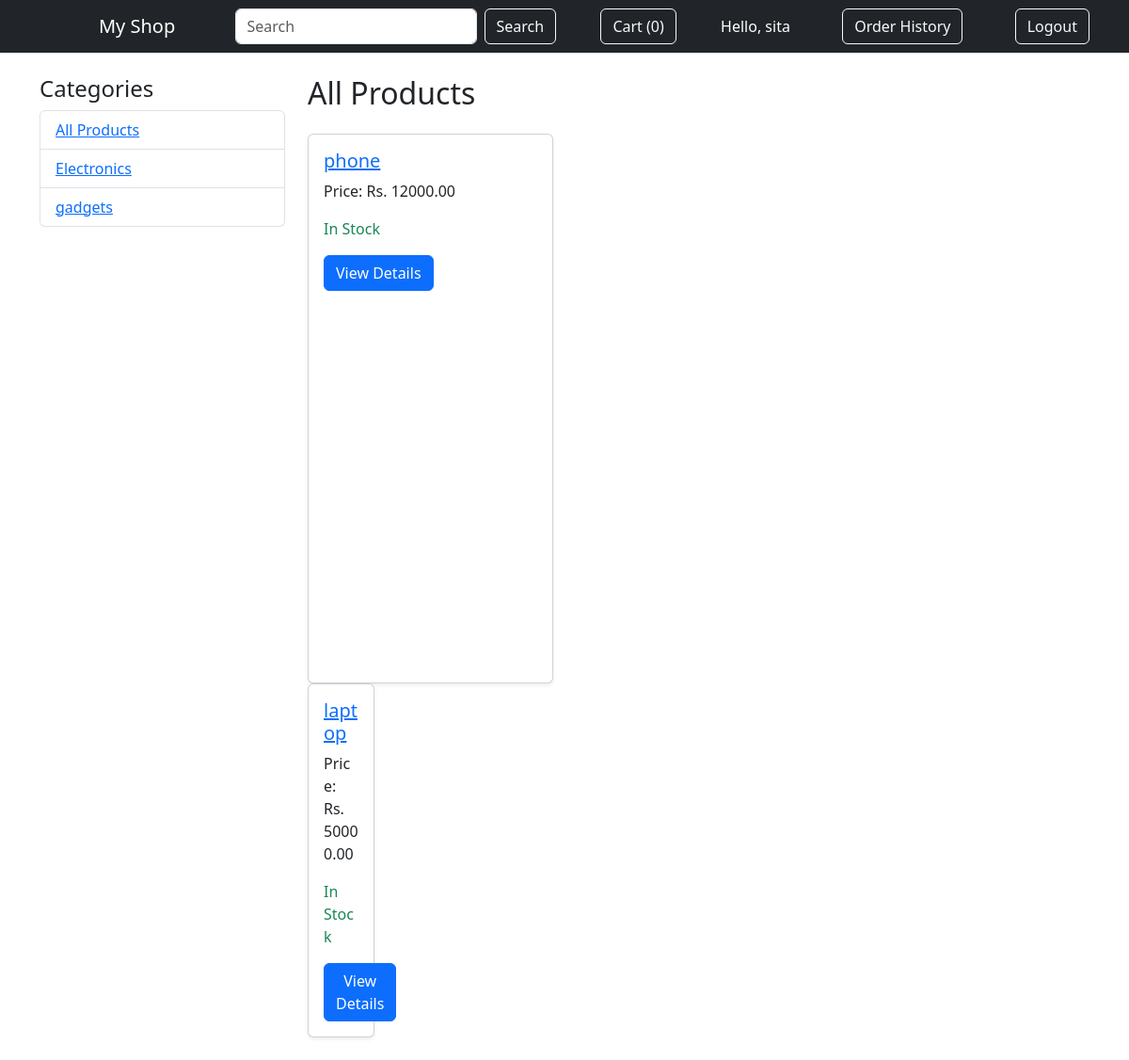
The app's page / (signed in) with its own data.
### store/models.py (models this page shows, shortened)
class Category(models.Model):
    name = models.CharField(max_length=100)
    slug = models.SlugField(max_length=100, unique=True)
    class Meta:
        verbose_name_plural = 'categories'

class Product(models.Model):
    category = models.ForeignKey(Category, related_name='products', on_delete=models.CASCADE)
    name = models.CharField(max_length=200)
    slug = models.SlugField(max_length=200, unique=True)
    description = models.TextField(blank=True)
    price = models.DecimalField(max_digits=10, decimal_places=2)
    stock = models.PositiveIntegerField()
    available = models.BooleanField(default=True)
    image = models.ImageField(upload_to='products/', blank=True, null=True)
    created = models.DateTimeField(auto_now_add=True)
    updated = models.DateTimeField(auto_now=True)
    class Meta:
        ordering = ['-created']

### store/views.py (the view)
# urls.py: path('', views.product_list, name='product_list'),
def product_list(request, category_slug=None):
    category = None
    categories = Category.objects.all()
    products = Product.objects.filter(available=True)
    query = request.GET.get('q')
    if category_slug:
        category = get_object_or_404(Category, slug=category_slug)
        products = products.filter(category=category)
    if query:
        products = products.filter(name__icontains=query)
    return render(request, 'store/product_list.html', {'category': category, 'categories': categories, 'products': products,'query': query})

### cart/cart.py (called while the page is built)
    def __len__(self):
        return sum(int(item['quantity']) for item in self.cart.values())

### cart/context_processors.py (called while the page is built)
def cart(request):
    return {'cart': Cart(request)}

### store/templates/store/product_list.html (shortened to what this page needs)
{% extends 'store/base.html' %}
{% block content %}
<div class="row">
    <div class="col-md-3">
        <h4>Categories</h4>
        <ul class="list-group">
            <li class="list-group-item">
                <a href="{% url 'store:product_list' %}">All Products</a>
            </li>
            {% for c in categories %}
                <li class="list-group-item">
                    <a href="{% url 'store:product_list_by_category' c.slug %}">
                        {{ c.name }}
                    </a>
                </li>
            {% endfor %}
        </ul>
    </div>
    <div class="col-md-9">
        <h2 class="mb-4">
            {% if category %}{{ category.name }}{% else %}All Products{% endif %}
        </h2>
        {% for product in products %}
            <div class="row">
                <div class="col-md-4 mb-4">
                    <div class="card h-100 shadow-sm">
                        <div class="card-body">
                           <h5 class="card-title">
                        <a href="{% url 'store:product_detail' product.slug %}">
                            {{ product.name }}
                        </a>
                    </h5>
                    <p class="card-text">Price: Rs. {{ product.price }}</p>
                    <p class="card-text">
                        {% if product.stock > 0 %}
                            <span class="text-success">In Stock</span>
                        {% else %}
                            <span class="text-danger">Out of Stock</span>
                        {% endif %}
                    </p>
                    <a href="{% url 'store:product_detail' product.slug %}" class="btn btn-primary">View Details</a>
                </div>
            </div>
        {% empty %}
            <div class="col-12">
            <p class="text-muted">No products available.</p>
        {% endfor %}
        </div>
    </div>
</div>
{% endblock %}

### store/templates/store/base.html (shortened to what this page needs)
<!DOCTYPE html>
<html>
<head>
    <link href="https://cdn.jsdelivr.net/npm/bootstrap@5.3.3/dist/css/bootstrap.min.css" rel="stylesheet">
</head>
<body>
    <nav class="navbar navbar-dark bg-dark mb-4">
        <div class="container d-flex justify-content-between align-items-center">     ">
            <a class="navbar-brand text-white text-decoration-none" href="/">My Shop</a>
            <form class="d-flex" method="get" action="{% url 'store:product_list' %}">
                <input class="form-control me-2" type="search" placeholder="Search" aria-label="Search" name="q" value="{{ request.GET.q }}">
                <button class="btn btn-outline-light" type="submit">Search</button>
            </form>
            <a href="{% url 'cart:cart_detail' %}" class="btn btn-outline-light">
                Cart ({{ cart|length }})
            </a>
            {% if user.is_authenticated %}
            <span class="text-white me-2">Hello, {{ user.username }}</span>
                <a href="{% url 'orders:order_history' %}" class="btn btn-outline-light me-2">Order History</a>
                <a href="{% url 'accounts:logout' %}" class="btn btn-outline-light">Logout</a>
            {% else %}
                <a href="{% url 'accounts:login' %}" class="btn btn-outline-light me-2">Login</a>
                <a href="{% url 'accounts:signup' %}" class="btn btn-outline-light">Sign Up</a>
            {% endif %}
        </div>
    </nav>
    <div class="container">
        {% block content %}
        {% endblock %}
    </div>
</body>
</html>

### records on screen
Category: name "Electronics"
Category: name "gadgets"
Product: name "phone", price "12000.00", stock "In Stock"
Product: name "laptop", price "50000.00", stock "In Stock"

### other values on screen
{{ cart|length }} "0"
{{ user.username }} "sita"
